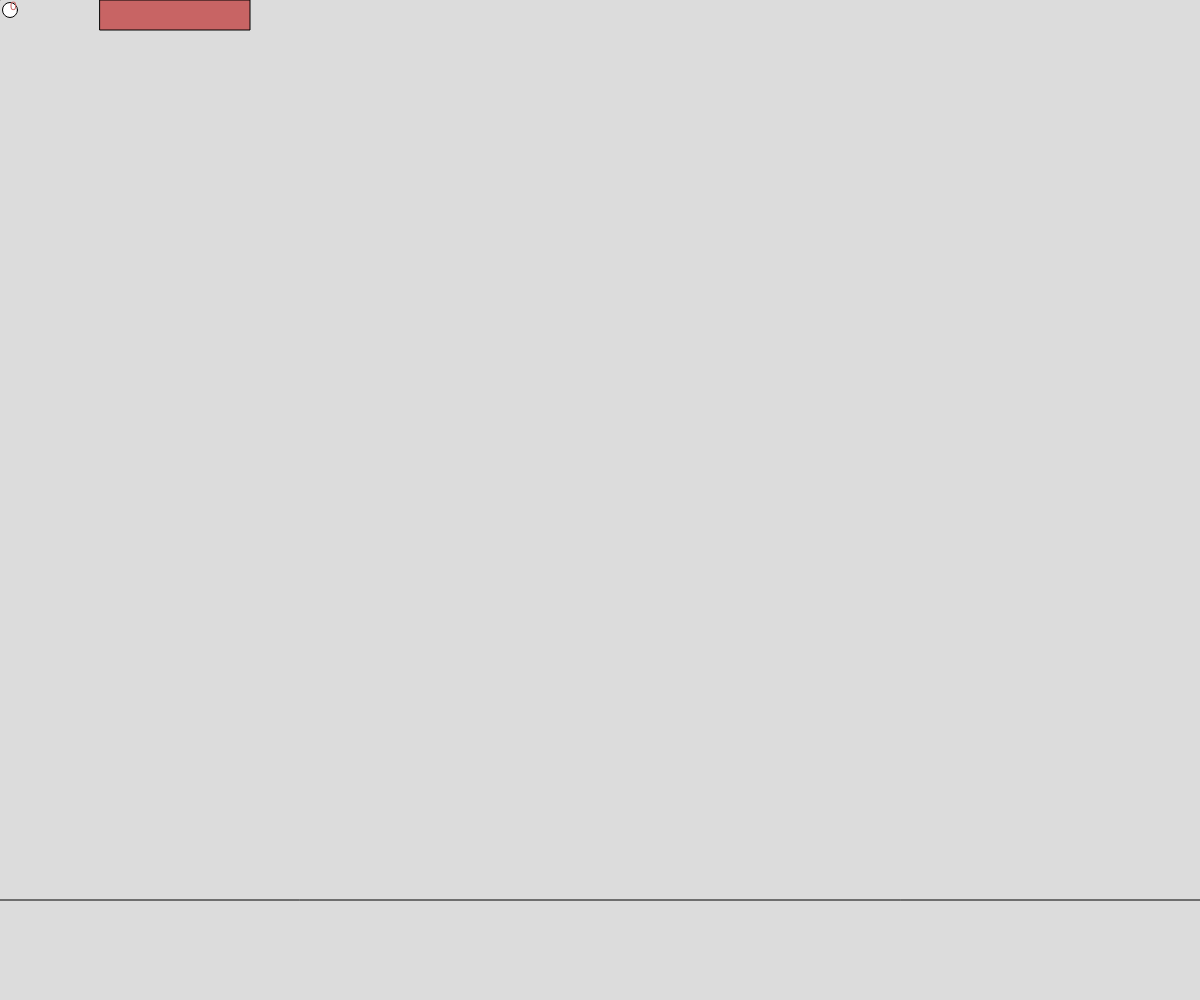
Frame 1 (no input)
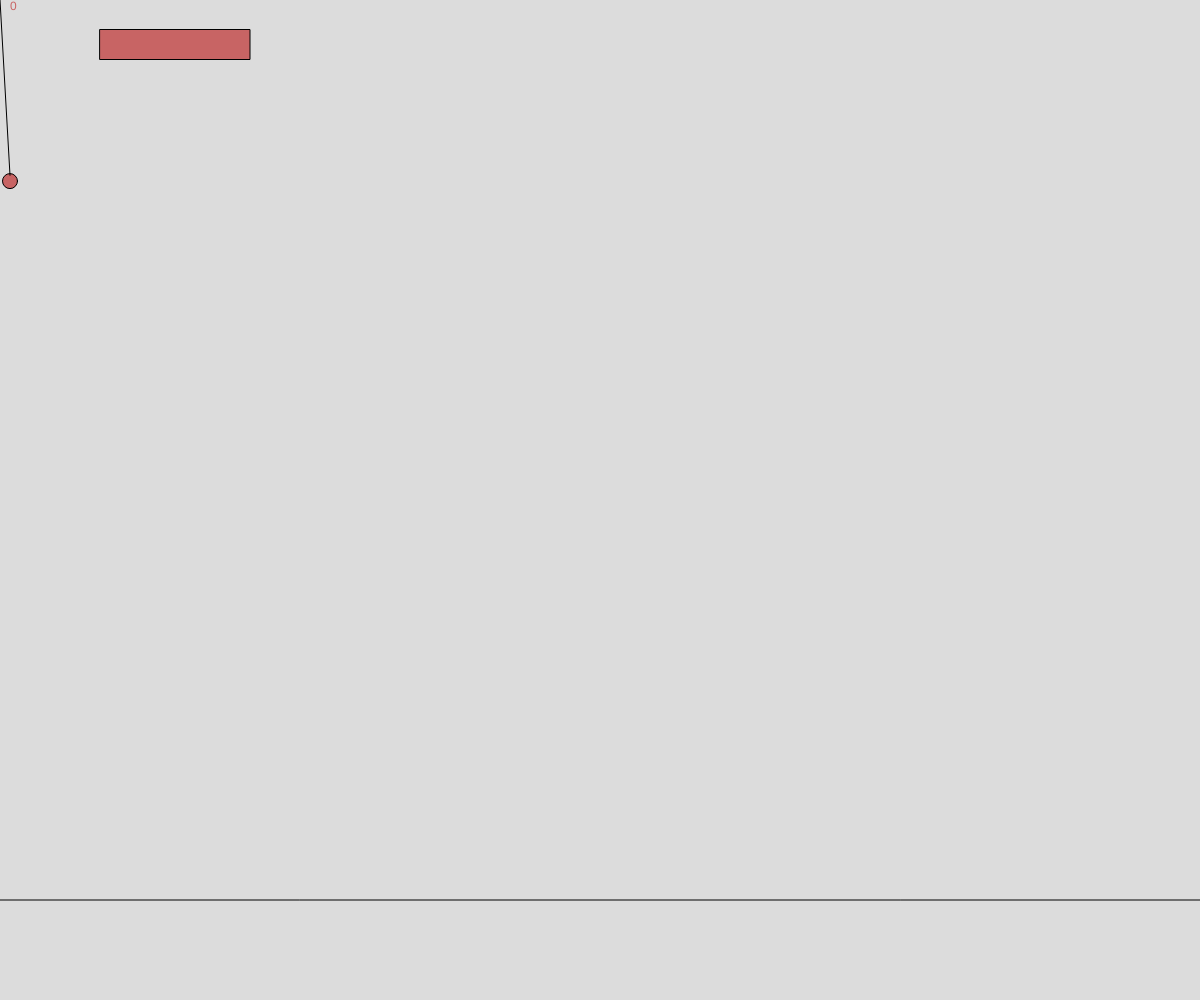
Frame 60 (no input)
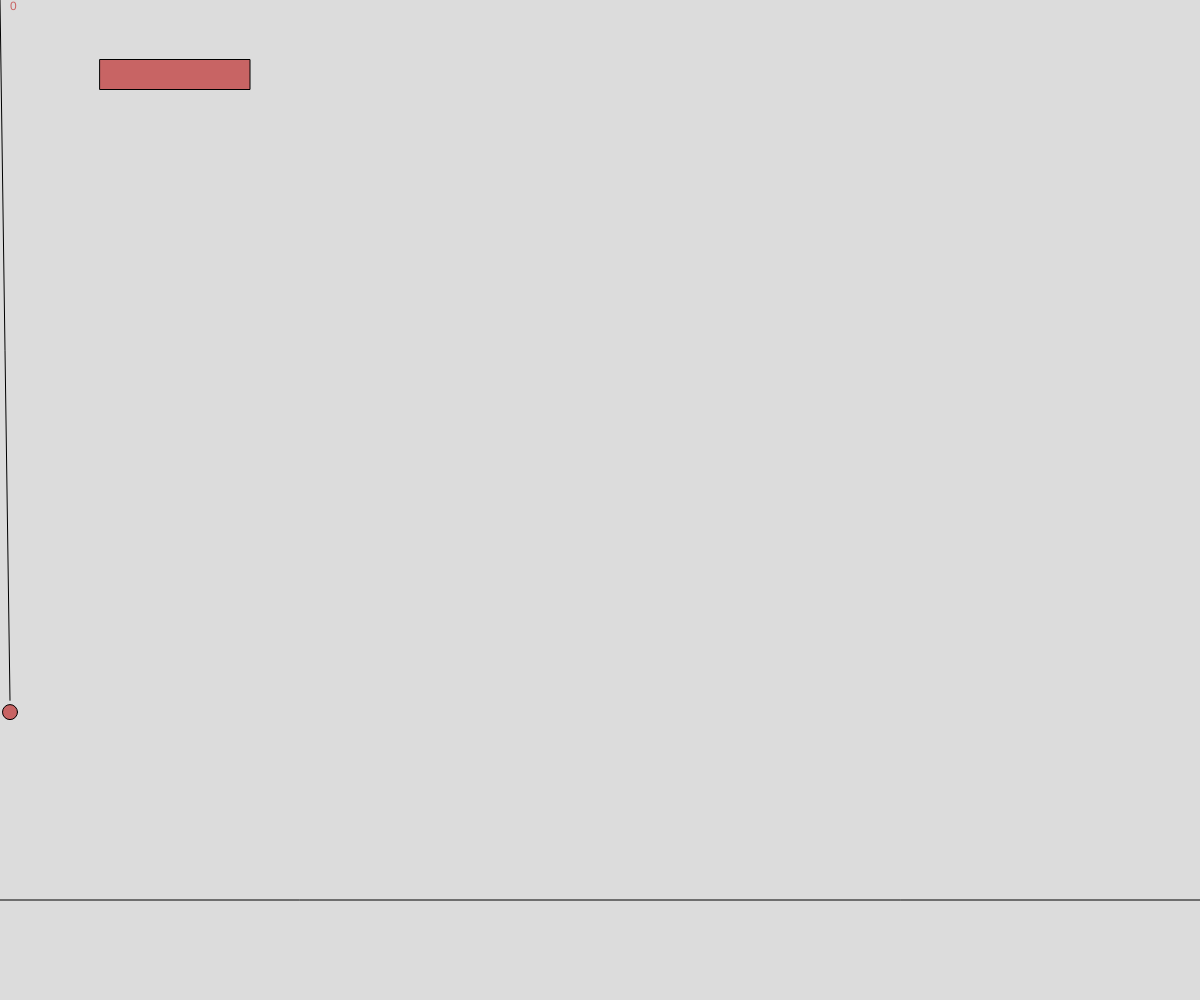
Frame 120 (the mouse pressed at the canvas centre since frame 60)

The p5.js sketch that drew these frames (run headless with seeded random() and noise() and a simulated clock; from frame 60 on, the mouse is pressed at the canvas centre):

// p5.js sketch
// ── sketch.js
let player, label, testPlatform;
function setup() {
  createCanvas(windowWidth, windowHeight);
  player = new Boid()
  testPlatform = new Platform()
  player.toggleForceLine()
}

function draw() {
  background(220);
  drawFloor(); // draws the floor line
  
  player.show();
  fill(200, 100, 100)
  testPlatform.show()
  testPlatform.update()
  player.update();
  player.bounceFromWalls();
  
  let platformDets = {
    x: testPlatform.x,
    y: testPlatform.y,
    w: testPlatform.width,
    h: testPlatform.height
  }
  if (player.checkCollision(platformDets)) {
    player.bounceBack()
  }
  
  // for collision detection with ground
  if (player.pos.y >= (height - 110)) {
    player.applyForce(createVector(0, -0.1))
    player.setVel(createVector(player.vel.x, 0))
  }
  else {
    player.applyForce(createVector(0, 0.1))
  }
  text(player.acc.x, 10, 10)
}

function keyPressed() {
  if (keyCode === UP_ARROW) {
    player.setVel(createVector(0, -5))
  }
  if (keyCode === RIGHT_ARROW) {
    player.applyVel(createVector(1, 0))
  }
  if (keyCode === 68) {
    player.applyVel(createVector(2, -5))
  }
  if (keyCode === 65) {
    player.applyVel(createVector(-2, -5))
  }
}

function drawFloor() {
  this.y = height - 100
  line(0, this.y, width, this.y)
}

// ── Boids.js
// class for creating the ball or simply a body
class Boid {
  constructor() {
    this.pos = createVector(10, 10)
    this.vel = createVector(0, 0)
    this.acc = createVector(0, 0);
    this.range = 0;
    this.forceLine = new ForceLine()
    this.showForce = false
  }
  show() {
    circle(this.pos.x, this.pos.y, 15); // feel free to change this to rectangle or triangle or custom shape
    if (this.showForce) {
      this.forceLine.show()
    }
  }
  update() {
    this.forceLine.setStart(this.pos.x,this.pos.y);
    this.forceLine.setEnd(this.acc.x, this.acc.y)
    this.vel.add(this.acc)
    this.pos.add(this.vel)
    this.acc.mult(0)
  }
  applyForce(force) {
    this.acc.add(force)
  }
  setPos(x, y) {
    this.pos = createVector(x, y)
  }
  setVel(vel_vector) {
    this.vel = vel_vector
  }
  applyVel(vel) {
    this.vel.add(vel)
  }
  
  // bounce from walls
  bounceFromWalls() {
    if (this.pos.x >= width - 5 || this.pos.x <= 5) {
      this.setVel(this.vel.rotate(PI/2))
    }
  }
  
  checkCollision(rect2) {
    let rect1 = {
      x: this.pos.x,
      y: this.pos.y,
      w: 10,
      h: 10
    }
    if (rect1.x < rect2.x + rect2.w &&
   rect1.x + rect1.w > rect2.x &&
   rect1.y < rect2.y + rect2.h &&
   rect1.y + rect1.h > rect2.y) {
    // collision detected!
      return true;
}
    else {
      return false;
    }
  }
  bounceBack() {
    this.setVel(this.vel.rotate(PI/2))
  }
  toggleForceLine() {
    this.showForce = !this.showForce;
  }
}
// Object for visualising force
// don't look not finished
function ForceLine() {
  this.start = createVector(0,0)
  this.end = createVector(0, 0)
}

ForceLine.prototype.show = function(){
  line(this.start.x, this.start.y, this.end.x, this.end.y)
}

ForceLine.prototype.setStart = function(x, y) {
  this.start.x = x
  this.start.y = y
}

ForceLine.prototype.setEnd = function(x, y) {
  this.end.x = x
  this.end.y = y
}

ForceLine.prototype.getLength = function() {
  return dist(this.start.x, this.start.y, this.end.x, this.end.y)
}

// ── Platforms.js
// a simple class to control the moving platform
class Platform {
  constructor() {
    this.x = 100;
    this.y = 0;
    this.vel = 0.5
    this.width = 150
    this.height = 30
  }
  show() {
    rect(this.x, this.y, this.width, this.height)
  }
  update() {
    this.y += this.vel;
    if (this.y > height + 30) {
      this.y = -30;
    }
  }
}
